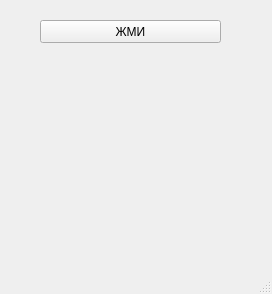
<?xml version="1.0" encoding="UTF-8"?>
<ui version="4.0">
 <class>MainWindow</class>
 <widget class="QMainWindow" name="MainWindow">
  <property name="geometry">
   <rect>
    <x>0</x>
    <y>0</y>
    <width>272</width>
    <height>294</height>
   </rect>
  </property>
  <property name="windowTitle">
   <string>Жёлтые окружности</string>
  </property>
  <widget class="QWidget" name="centralwidget">
   <widget class="QPushButton" name="pushButton">
    <property name="geometry">
     <rect>
      <x>40</x>
      <y>20</y>
      <width>181</width>
      <height>23</height>
     </rect>
    </property>
    <property name="text">
     <string>ЖМИ</string>
    </property>
   </widget>
  </widget>
  <widget class="QMenuBar" name="menubar">
   <property name="geometry">
    <rect>
     <x>0</x>
     <y>0</y>
     <width>272</width>
     <height>21</height>
    </rect>
   </property>
  </widget>
  <widget class="QStatusBar" name="statusbar"/>
 </widget>
 <resources/>
 <connections/>
</ui>
